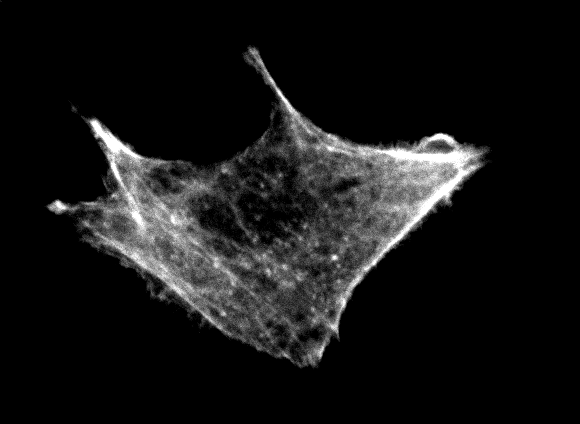
#> input picture 1.png, 580 x 424 px
$ python th_maxentropy.py
#> lines starting #> are read from the running program, lines starting #| are printed output that depends on the picture; after the words box and inside, x2 and y2 are one past the last pixel; in counts of white or black regions, pixels touching at a corner belong together
#> in main, image is the input picture: shape (424, 580); min 0, max 255, mean 21.9
### tools.py
import cv2
import numpy as np
from skimage.filters import threshold_otsu
import pandas as pd
import networkx as nx

def calculate_entropy(probabilities):
    """
    Calculate entropy for a given probability distribution.
    The value 'epsilon' is necessary for avoid divide by zero in log 0.
    """
    epsilon = 1e-23
    entropy_values = -np.multiply(probabilities, np.log(probabilities + epsilon))
    entropy_values[np.isnan(entropy_values)] = 0
    return np.sum(entropy_values)


def max_entropy_threshold(image):
    """
    Calculate the threshold value using maximum entropy method.
    """
    histogram = cv2.calcHist([image], [0], None, [256], [0, 256])
#> histogram = 256 values, max 187347 at index 0, min 0 at index 1, mean 960.6
    histogram /= histogram.sum()
#> histogram = 256 values, max 0.762 at index 0, min 0 at index 1, mean 0.00391

    foreground_entropy = np.zeros(256)
    background_entropy = np.zeros(256)

    for threshold in range(256):
        foreground_prob = histogram[:threshold] / np.sum(histogram[:threshold])
        background_prob = histogram[threshold+1:] / (1 - np.sum(histogram[:threshold]))

        foreground_entropy[threshold] = calculate_entropy(foreground_prob)
        background_entropy[threshold] = calculate_entropy(background_prob)
#> this loop made 256 passes
#> foreground_prob on passes 2 to 4: [1], [1, 0], [0.997, 0, 0.00251]
#> after the loop, background_entropy = 256 values, max 4.63 at index 1, min 0 at index 255, mean 3.34; foreground_entropy = 256 values, max 1.62 at index 255, min 0 at index 0, mean 1.09

    total_entropies = foreground_entropy + background_entropy
#> total_entropies = 256 values, max 5.15 at index 114, min 1.45 at index 0, mean 4.42
    optimal_threshold = np.argmax(total_entropies)
#> optimal_threshold = 114

    return optimal_threshold

# [75 lines left out: functions th_otsu, gray, viz, viz2, nodEdg, connected_component_subgraphs, not called in this run]

### th_maxentropy.py
from tools import *
import matplotlib.pyplot as plt

def main():
    image = cv2.imread('1.png', cv2.IMREAD_GRAYSCALE)

    threshold = max_entropy_threshold(image)
#> threshold = 114
    thresholded_image = image > threshold
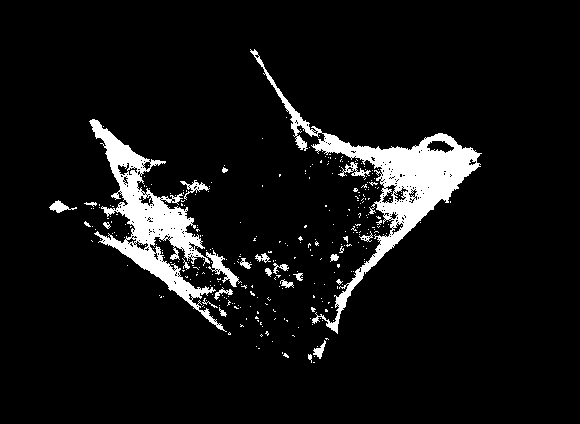
#> thresholded_image: shape (424, 580) bool; 7.3% white; 317 white regions (293 under 20 px), largest, box (x1, y1, x2, y2) and area: (250, 49, 482, 334) 8491, (89, 119, 227, 332) 6900, (206, 250, 242, 287) 373

    plt.imshow(thresholded_image, cmap='gray')
    plt.show()


if __name__ == "__main__":
    main()
